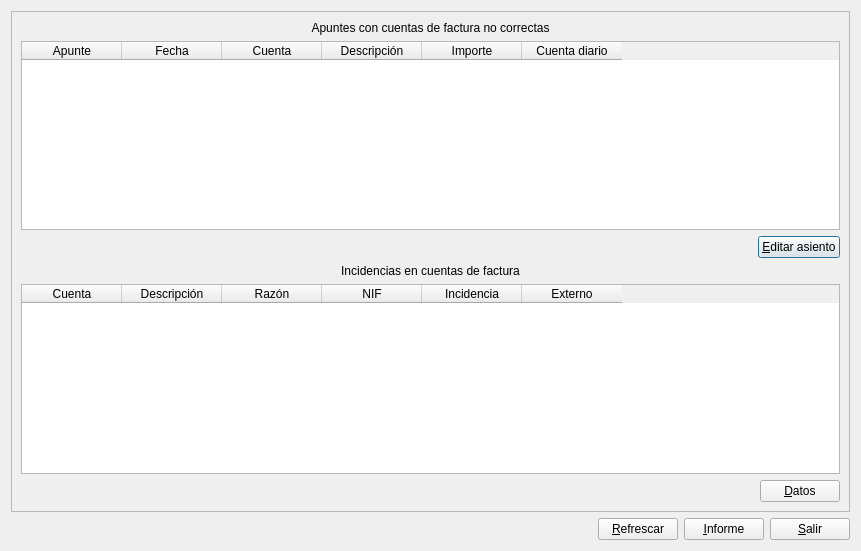
<?xml version="1.0" encoding="UTF-8"?>
<ui version="4.0">
 <class>cheq_libroiva</class>
 <widget class="QDialog" name="cheq_libroiva">
  <property name="geometry">
   <rect>
    <x>0</x>
    <y>0</y>
    <width>861</width>
    <height>551</height>
   </rect>
  </property>
  <property name="windowTitle">
   <string>Chequeo libro de facturas</string>
  </property>
  <layout class="QVBoxLayout" name="verticalLayout_2">
   <item>
    <widget class="QScrollArea" name="scrollArea">
     <property name="widgetResizable">
      <bool>true</bool>
     </property>
     <widget class="QWidget" name="scrollAreaWidgetContents">
      <property name="geometry">
       <rect>
        <x>0</x>
        <y>0</y>
        <width>841</width>
        <height>499</height>
       </rect>
      </property>
      <layout class="QVBoxLayout" name="verticalLayout">
       <item>
        <widget class="QLabel" name="label">
         <property name="text">
          <string>Apuntes con cuentas de factura no correctas</string>
         </property>
         <property name="alignment">
          <set>Qt::AlignCenter</set>
         </property>
        </widget>
       </item>
       <item>
        <widget class="QTableWidget" name="apuntestableWidget">
         <column>
          <property name="text">
           <string>Apunte</string>
          </property>
         </column>
         <column>
          <property name="text">
           <string>Fecha</string>
          </property>
         </column>
         <column>
          <property name="text">
           <string>Cuenta</string>
          </property>
         </column>
         <column>
          <property name="text">
           <string>Descripción</string>
          </property>
         </column>
         <column>
          <property name="text">
           <string>Importe</string>
          </property>
         </column>
         <column>
          <property name="text">
           <string>Cuenta diario</string>
          </property>
         </column>
        </widget>
       </item>
       <item>
        <layout class="QHBoxLayout" name="horizontalLayout">
         <item>
          <spacer name="horizontalSpacer">
           <property name="orientation">
            <enum>Qt::Horizontal</enum>
           </property>
           <property name="sizeHint" stdset="0">
            <size>
             <width>40</width>
             <height>20</height>
            </size>
           </property>
          </spacer>
         </item>
         <item>
          <widget class="QPushButton" name="ed_asientopushButton">
           <property name="text">
            <string>&amp;Editar asiento</string>
           </property>
           <property name="icon">
            <iconset resource="keme.qrc">
             <normaloff>:/iconos/graf/boligrafo_editar.png</normaloff>:/iconos/graf/boligrafo_editar.png</iconset>
           </property>
          </widget>
         </item>
        </layout>
       </item>
       <item>
        <widget class="QLabel" name="label_2">
         <property name="text">
          <string>Incidencias en cuentas de factura</string>
         </property>
         <property name="alignment">
          <set>Qt::AlignCenter</set>
         </property>
        </widget>
       </item>
       <item>
        <widget class="QTableWidget" name="cuentastableWidget">
         <column>
          <property name="text">
           <string>Cuenta</string>
          </property>
         </column>
         <column>
          <property name="text">
           <string>Descripción</string>
          </property>
         </column>
         <column>
          <property name="text">
           <string>Razón</string>
          </property>
         </column>
         <column>
          <property name="text">
           <string>NIF</string>
          </property>
         </column>
         <column>
          <property name="text">
           <string>Incidencia</string>
          </property>
         </column>
         <column>
          <property name="text">
           <string>Externo</string>
          </property>
         </column>
        </widget>
       </item>
       <item>
        <layout class="QHBoxLayout" name="horizontalLayout_2">
         <item>
          <spacer name="horizontalSpacer_2">
           <property name="orientation">
            <enum>Qt::Horizontal</enum>
           </property>
           <property name="sizeHint" stdset="0">
            <size>
             <width>40</width>
             <height>20</height>
            </size>
           </property>
          </spacer>
         </item>
         <item>
          <widget class="QPushButton" name="datospushButton">
           <property name="text">
            <string>&amp;Datos</string>
           </property>
           <property name="icon">
            <iconset resource="keme.qrc">
             <normaloff>:/iconos/graf/resource-group.png</normaloff>:/iconos/graf/resource-group.png</iconset>
           </property>
          </widget>
         </item>
        </layout>
       </item>
      </layout>
     </widget>
    </widget>
   </item>
   <item>
    <layout class="QHBoxLayout" name="horizontalLayout_3">
     <item>
      <spacer name="horizontalSpacer_3">
       <property name="orientation">
        <enum>Qt::Horizontal</enum>
       </property>
       <property name="sizeHint" stdset="0">
        <size>
         <width>40</width>
         <height>20</height>
        </size>
       </property>
      </spacer>
     </item>
     <item>
      <widget class="QPushButton" name="refrescarpushButton">
       <property name="text">
        <string>&amp;Refrescar</string>
       </property>
       <property name="icon">
        <iconset resource="keme.qrc">
         <normaloff>:/iconos/graf/refresh.xpm</normaloff>:/iconos/graf/refresh.xpm</iconset>
       </property>
      </widget>
     </item>
     <item>
      <widget class="QPushButton" name="informepushButton">
       <property name="text">
        <string>&amp;Informe</string>
       </property>
       <property name="icon">
        <iconset resource="keme.qrc">
         <normaloff>:/iconos/graf/printing.xpm</normaloff>:/iconos/graf/printing.xpm</iconset>
       </property>
      </widget>
     </item>
     <item>
      <widget class="QPushButton" name="aceptarpushButton">
       <property name="text">
        <string>&amp;Salir</string>
       </property>
       <property name="icon">
        <iconset resource="keme.qrc">
         <normaloff>:/iconos/graf/application-exit.png</normaloff>:/iconos/graf/application-exit.png</iconset>
       </property>
      </widget>
     </item>
    </layout>
   </item>
  </layout>
 </widget>
 <tabstops>
  <tabstop>scrollArea</tabstop>
  <tabstop>apuntestableWidget</tabstop>
  <tabstop>ed_asientopushButton</tabstop>
  <tabstop>cuentastableWidget</tabstop>
  <tabstop>datospushButton</tabstop>
  <tabstop>refrescarpushButton</tabstop>
  <tabstop>informepushButton</tabstop>
  <tabstop>aceptarpushButton</tabstop>
 </tabstops>
 <resources>
  <include location="keme.qrc"/>
 </resources>
 <connections>
  <connection>
   <sender>aceptarpushButton</sender>
   <signal>clicked()</signal>
   <receiver>cheq_libroiva</receiver>
   <slot>accept()</slot>
   <hints>
    <hint type="sourcelabel">
     <x>597</x>
     <y>517</y>
    </hint>
    <hint type="destinationlabel">
     <x>462</x>
     <y>501</y>
    </hint>
   </hints>
  </connection>
 </connections>
</ui>
